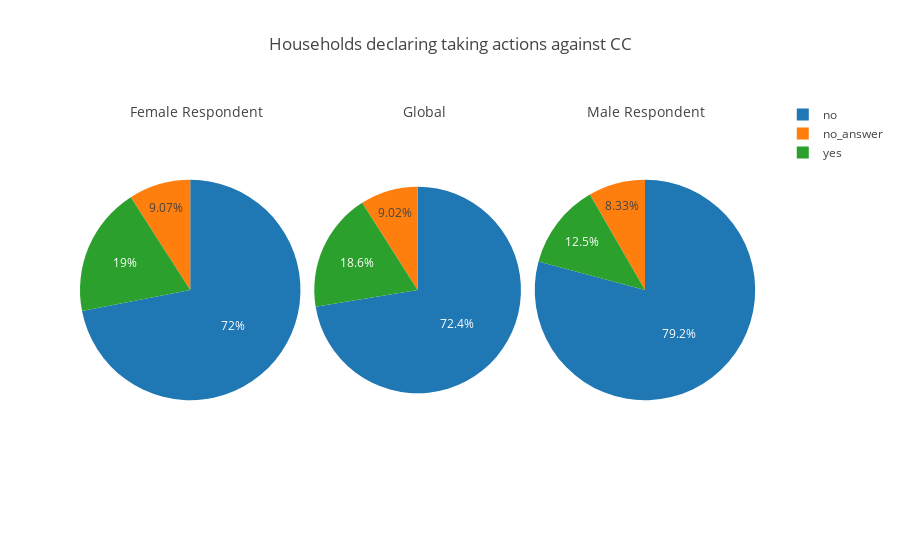

Write notebook code for a chart like this one.
### Code cell
create_graphs_respondent(lambda x: x.groupby('taking_action_cc').size(),
                         lambda x: x.values,
                         lambda x: x.index.values,
                         lambda x: x.sum(),
                         "Households declaring taking actions against CC")

### Figure 1 — Plotly figure (JSON) as saved in the notebook; plotly's stock layout.template omitted (floating-point values rounded to 4 significant figures)
{"data": [{"domain": {"x": [0, 0.32]}, "labels": ["no", "no_answer", "yes"], "sort": false, "type": "pie", "values": [254, 32, 67]}, {"domain": {"x": [0.34, 0.64]}, "labels": ["no", "no_answer", "yes"], "sort": false, "type": "pie", "values": [273, 34, 70]}, {"domain": {"x": [0.66, 0.98]}, "labels": ["no", "no_answer", "yes"], "sort": false, "type": "pie", "values": [19, 2, 3]}], "layout": {"annotations": [{"font": {"size": 14}, "showarrow": false, "text": "Female Respondent", "x": 0.07, "y": 1}, {"font": {"size": 14}, "showarrow": false, "text": "Global", "x": 0.5, "y": 1}, {"font": {"size": 14}, "showarrow": false, "text": "Male Respondent", "x": 0.91, "y": 1}], "title": "Households declaring taking actions against CC"}}
